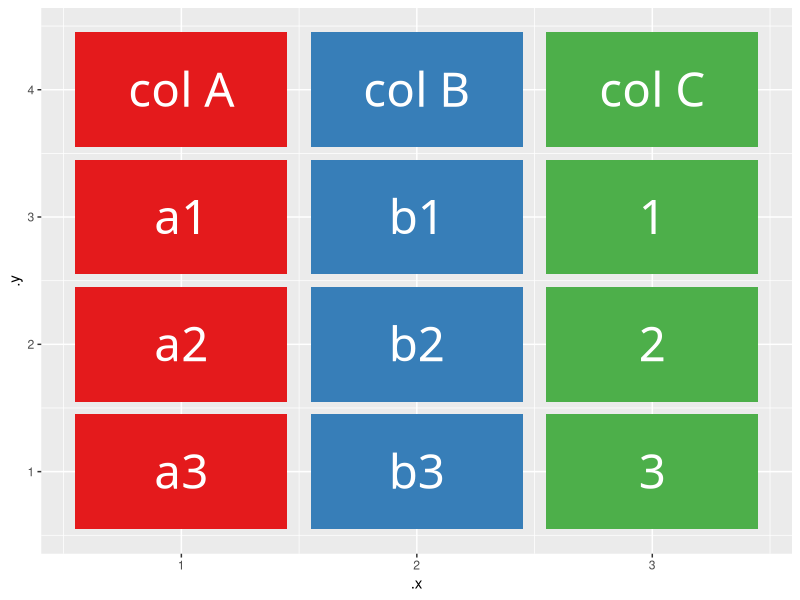

This chart was generated by the following R code: (Note: this script raises an error after producing the figure.)
# filter() df

# numeric
library(tidyverse)
library(gganimate)

filter_df_before_num <- tribble(
  ~.y, ~label, ~value, ~.x, ~color,
  4, "col_A", "col A", 1, "#E41A1C",
  1, "col_A", "a3", 1, "#E41A1C",
  4, "col_B", "col B", 2, "#377EB8",
  1, "col_B", "b3", 2, "#377EB8",
  4, "col_C", "col C", 3, "#4DAF4A",
  1, "col_C", "3", 3, "#4DAF4A",
  3, "col_A", "a1", 1, "#E41A1C",
  3, "col_B", "b1", 2, "#377EB8",
  3, "col_C", "1", 3, "#4DAF4A",
  2, "col_A", "a2", 1, "#E41A1C",
  2, "col_B", "b2", 2, "#377EB8",
  2, "col_C", "2", 3, "#4DAF4A",
)

filter_df_before_num$frame <- 1

filter_df_after_num <- tribble(
  ~.y, ~label, ~value, ~.x, ~color,
  4, "col_A", "col A", 1, "#E41A1C",
  3, "col_A", "a3", 1, "#E41A1C",
  4, "col_B", "col B", 2, "#377EB8",
  3, "col_B", "b3", 2, "#377EB8",
  4, "col_C", "col C", 3, "#4DAF4A",
  3, "col_C", "3", 3, "#4DAF4A",
)

filter_df_after_num$frame <- 2

# testing
# test for both before and after dfs
filter_df_before_num %>%
  ggplot() +
  aes(.x, .y, fill = color, label = value) +
  geom_tile(aes(alpha = 1), width = 0.9, height = 0.9) +
  geom_text(aes(x = .x, color = "white", size = 12), hjust = 0.5, family = "Fira Sans") +
  scale_fill_identity() +
  scale_alpha_identity() +
  scale_color_identity() +
  scale_size_identity()

filter_df_num <- bind_rows(filter_df_before_num, filter_df_after_num)

filter_df_num %>%
  ggplot() +
  aes(.x, .y, fill = color, label = value) +
  geom_tile(aes(alpha = 1), width = 0.9, height = 0.9) +
  geom_text(aes(x = .x, color = "white", size = 12), hjust = 0.5, family = "Fira Sans") +
  scale_fill_identity() +
  scale_alpha_identity() +
  scale_color_identity() +
  scale_size_identity() +
  ggtitle("df.loc[df['colC'] > 2]") +
  theme_void() +
  theme(plot.title = element_text(family = "Fira Mono", hjust = 0.5, size = 24)) +
  transition_states(frame, transition_length = 2, state_length = 1) +
  enter_appear() +
  exit_disappear(early = TRUE) +
  ease_aes("sine-in-out") -> filter_anim_num

filter_anim_num <- animate(filter_anim_num, nframes = 100)
anim_save(here::here("images", "filter_numeric-pandas.gif"), filter_anim_num)

#######################
# categorical
library(tidyverse)
library(gganimate)

filter_df_before_cat <- tribble(
  ~.y, ~label, ~value, ~.x, ~color,
  4, "col_A", "col A", 1, "#E41A1C",
  2, "col_A", "a2", 1, "#E41A1C",
  4, "col_B", "col B", 2, "#377EB8",
  2, "col_B", "b2", 2, "#377EB8",
  4, "col_C", "col C", 3, "#4DAF4A",
  2, "col_C", "2", 3, "#4DAF4A",
  3, "col_A", "a1", 1, "#E41A1C",
  3, "col_B", "b1", 2, "#377EB8",
  3, "col_C", "1", 3, "#4DAF4A",
  1, "col_A", "a3", 1, "#E41A1C",
  1, "col_B", "b3", 2, "#377EB8",
  1, "col_C", "3", 3, "#4DAF4A",
)

filter_df_before_cat$frame <- 1

filter_df_after_cat <- tribble(
  ~.y, ~label, ~value, ~.x, ~color,
  4, "col_A", "col A", 1, "#E41A1C",
  3, "col_A", "a2", 1, "#E41A1C",
  4, "col_B", "col B", 2, "#377EB8",
  3, "col_B", "b2", 2, "#377EB8",
  4, "col_C", "col C", 3, "#4DAF4A",
  3, "col_C", "2", 3, "#4DAF4A",
)

filter_df_after_cat$frame <- 2

# testing
# test for both before and after dfs
filter_df_after_cat %>%
  ggplot() +
  aes(.x, .y, fill = color, label = value) +
  geom_tile(aes(alpha = 1), width = 0.9, height = 0.9) +
  geom_text(aes(x = .x, color = "white", size = 12), hjust = 0.5, family = "Fira Sans") +
  scale_fill_identity() +
  scale_alpha_identity() +
  scale_color_identity() +
  scale_size_identity()

filter_df_cat <- bind_rows(filter_df_before_cat, filter_df_after_cat)

filter_df_cat %>%
  ggplot() +
  aes(.x, .y, fill = color, label = value) +
  geom_tile(aes(alpha = 1), width = 0.9, height = 0.9) +
  geom_text(aes(x = .x, color = "white", size = 12), hjust = 0.5, family = "Fira Sans") +
  scale_fill_identity() +
  scale_alpha_identity() +
  scale_color_identity() +
  scale_size_identity() +
  ggtitle("df.loc[df['colA'] == 'a2']") +
  theme_void() +
  theme(plot.title = element_text(family = "Fira Mono", hjust = 0.5, size = 24)) +
  transition_states(frame, transition_length = 2, state_length = 1) +
  enter_appear() +
  exit_disappear(early = TRUE) +
  ease_aes("sine-in-out") -> filter_anim_cat

filter_anim_cat <- animate(filter_anim_cat, nframes = 100)
anim_save(here::here("images", "filter_categorical-pandas.gif"), filter_anim_cat)
